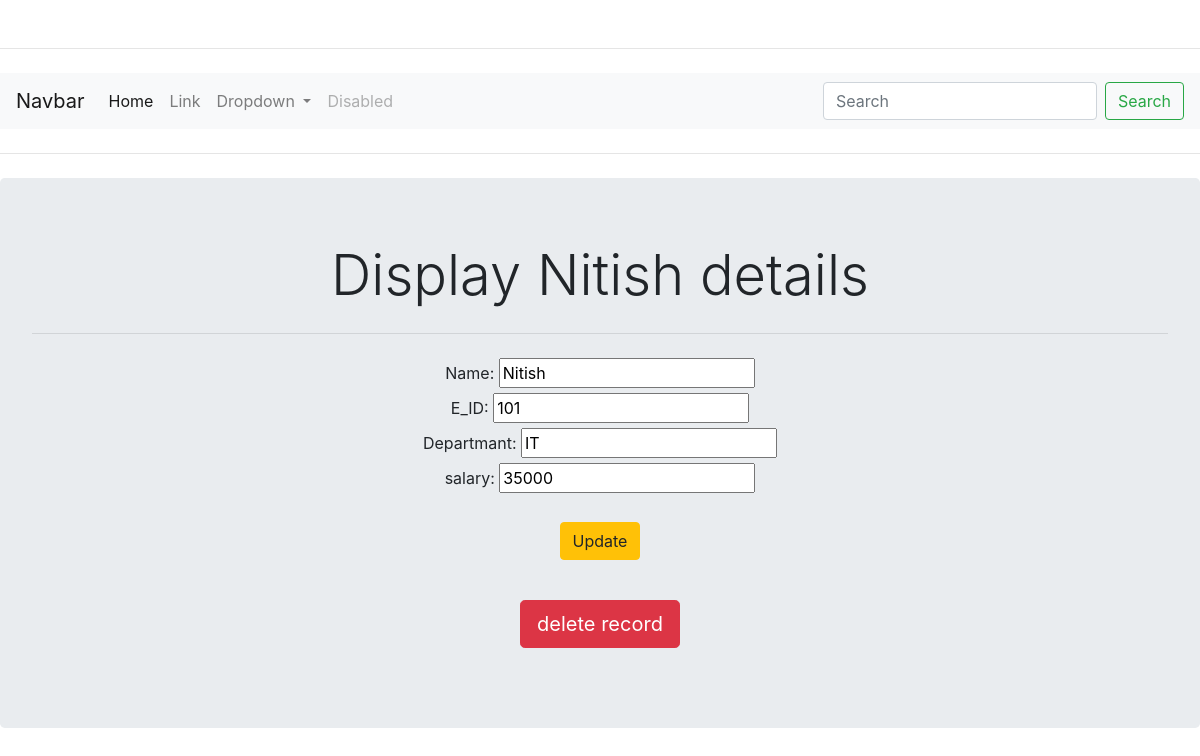
The app's page /update/1/ with its own data.
### ormapp/models.py (models this page shows)
class Employee(models.Model):
    name = models.CharField(max_length=200)
    E_id = models.IntegerField()
    salary = models.IntegerField()
    dept = models.CharField(max_length=100)
    def __str__(self):
        return self.name

### ormapp/views.py (the view)
# urls.py: path('update/<int:id>/', update_view),
def update_view(request, id):
    data = Employee.objects.get(pk = id)
    context = {'data': data}
    return render(request, 'ormapp/update.html', context)

### ormapp/templates/ormapp/update.html (shortened to what this page needs)
<!DOCTYPE html>
<html lang="en">
<head>
    <link rel="stylesheet" href="https://cdn.jsdelivr.net/npm/bootstrap@4.0.0/dist/css/bootstrap.min.css">
</head>
<body>
    <br>
    <hr class="my-4">
    <nav class="navbar navbar-expand-lg navbar-light bg-light">
        <a class="navbar-brand" href="#">Navbar</a>
        <div class="collapse navbar-collapse" id="navbarSupportedContent">
          <ul class="navbar-nav mr-auto">
            <li class="nav-item active">
              <a class="nav-link" href="/index/">Home <span class="sr-only">(current)</span></a>
            </li>
            <li class="nav-item">
              <a class="nav-link" href="#">Link</a>
            </li>
            <li class="nav-item dropdown">
              <a class="nav-link dropdown-toggle" href="#" id="navbarDropdown" role="button" data-toggle="dropdown" aria-haspopup="true" aria-expanded="false">
                Dropdown
              </a>
            </li>
            <li class="nav-item">
              <a class="nav-link disabled" href="#">Disabled</a>
            </li>
          </ul>
          <form class="form-inline my-2 my-lg-0">
            <input class="form-control mr-sm-2" type="search" placeholder="Search" aria-label="Search">
            <button class="btn btn-outline-success my-2 my-sm-0" type="submit">Search</button>
          </form>
        </div>
      </nav>
      <hr class="my-4">
    <div style="text-align: center;">
    <div class="jumbotron">
        <h1 class="display-4">Display {{data.name}} details</h1>
        <hr class="my-4">
        <p class="lead">
           <form action="#">
            <label for="name">Name:</label>
            <input type="text" name="" value="{{data.name}}"><br>
            <label for="EID">E_ID:</label>
            <input type="text" name="" value="{{data.E_id}}"><br>
            <label for="department">Departmant:</label>
            <input type="text" name="" value="{{data.dept}}"><br>
            <label for="salary">salary:</label>
            <input type="text" name="" value="{{data.salary}}"><br><br>
            <button type="submit" class="btn btn-warning">Update</button>
           </form>
        </p>
        <br>
        <p class="lead">
          <a class="btn btn-danger btn-lg" href="/index/" role="button">delete record</a>
        </p>
      </div>
    </div>
</body>
</html>

### records on screen
Employee: name "Nitish", E_id "101", dept "IT", salary "35000"
